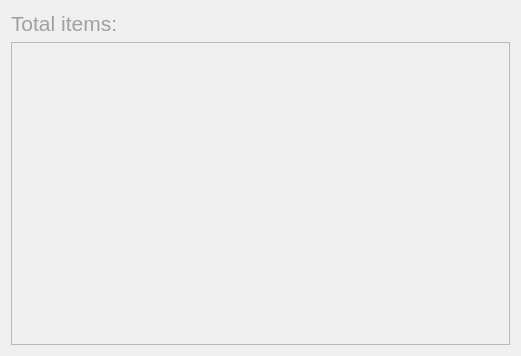
<?xml version="1.0" encoding="UTF-8"?>
<ui version="4.0">
 <class>downloaded_widget</class>
 <widget class="QWidget" name="downloaded_widget">
  <property name="geometry">
   <rect>
    <x>0</x>
    <y>0</y>
    <width>521</width>
    <height>356</height>
   </rect>
  </property>
  <property name="windowTitle">
   <string>Form</string>
  </property>
  <layout class="QVBoxLayout" name="verticalLayout">
   <item>
    <layout class="QHBoxLayout" name="horizontalLayout_31">
     <property name="topMargin">
      <number>0</number>
     </property>
     <item>
      <widget class="QLabel" name="info">
       <property name="text">
        <string>&lt;html&gt;&lt;head/&gt;&lt;body&gt;&lt;p&gt;&lt;span style=&quot; font-size:16pt; color:#9fa0a4;&quot;&gt;Total items: &lt;/span&gt;&lt;/p&gt;&lt;/body&gt;&lt;/html&gt;</string>
       </property>
      </widget>
     </item>
     <item>
      <spacer name="horizontalSpacer">
       <property name="orientation">
        <enum>Qt::Horizontal</enum>
       </property>
       <property name="sizeHint" stdset="0">
        <size>
         <width>40</width>
         <height>20</height>
        </size>
       </property>
      </spacer>
     </item>
     <item>
      <widget class="controlButton" name="open_download_dir">
       <property name="sizePolicy">
        <sizepolicy hsizetype="Maximum" vsizetype="Fixed">
         <horstretch>0</horstretch>
         <verstretch>0</verstretch>
        </sizepolicy>
       </property>
       <property name="toolTip">
        <string>Open download folder</string>
       </property>
       <property name="styleSheet">
        <string notr="true">border:none;</string>
       </property>
       <property name="text">
        <string/>
       </property>
       <property name="icon">
        <iconset resource="images.qrc">
         <normaloff>:/resources/folder-open-line.png</normaloff>:/resources/folder-open-line.png</iconset>
       </property>
       <property name="iconSize">
        <size>
         <width>24</width>
         <height>24</height>
        </size>
       </property>
      </widget>
     </item>
     <item>
      <widget class="controlButton" name="reload">
       <property name="sizePolicy">
        <sizepolicy hsizetype="Maximum" vsizetype="Fixed">
         <horstretch>0</horstretch>
         <verstretch>0</verstretch>
        </sizepolicy>
       </property>
       <property name="toolTip">
        <string>Reload</string>
       </property>
       <property name="styleSheet">
        <string notr="true">border:none;</string>
       </property>
       <property name="text">
        <string/>
       </property>
       <property name="icon">
        <iconset resource="images.qrc">
         <normaloff>:/resources/refresh-line.png</normaloff>:/resources/refresh-line.png</iconset>
       </property>
       <property name="iconSize">
        <size>
         <width>24</width>
         <height>24</height>
        </size>
       </property>
      </widget>
     </item>
    </layout>
   </item>
   <item>
    <widget class="QScrollArea" name="scrollArea">
     <property name="styleSheet">
      <string notr="true">QListWidget{
	background-color: transparent;
	border:none;
}

QScrollBar:vertical {
	   background-color: transparent;
	   border:none;
       width: 16px;
   }
   QScrollBar::handle:vertical {
       background: #9fa0a4;
       min-width: 20px;
   }</string>
     </property>
     <property name="horizontalScrollBarPolicy">
      <enum>Qt::ScrollBarAlwaysOff</enum>
     </property>
     <property name="sizeAdjustPolicy">
      <enum>QAbstractScrollArea::AdjustToContents</enum>
     </property>
     <property name="widgetResizable">
      <bool>true</bool>
     </property>
     <property name="alignment">
      <set>Qt::AlignCenter</set>
     </property>
     <widget class="QWidget" name="scrollAreaWidgetContents">
      <property name="geometry">
       <rect>
        <x>0</x>
        <y>0</y>
        <width>505</width>
        <height>309</height>
       </rect>
      </property>
      <layout class="QVBoxLayout" name="verticalLayout_2">
       <item>
        <layout class="QGridLayout" name="gridLayout"/>
       </item>
      </layout>
     </widget>
    </widget>
   </item>
  </layout>
 </widget>
 <customwidgets>
  <customwidget>
   <class>controlButton</class>
   <extends>QPushButton</extends>
   <header>controlbutton.h</header>
  </customwidget>
 </customwidgets>
 <resources>
  <include location="images.qrc"/>
 </resources>
 <connections/>
</ui>
